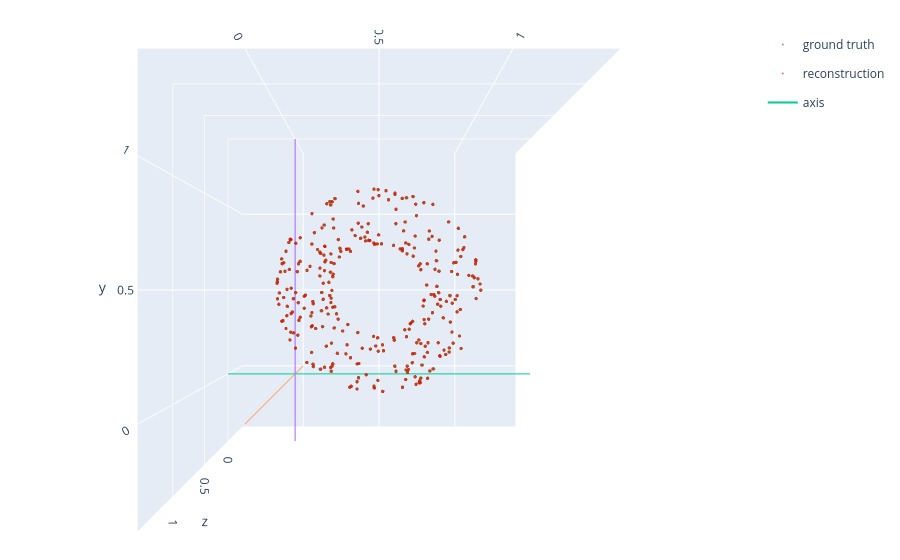

Write notebook code for a chart like this one.
### Markdown cell above
## Step 5 - Reconstruction vs. ground truth

The reconstruction (red) is overlaid on the ground truth (green) after rigid
alignment. The MPSE Chamfer/EMD errors should be far smaller than the baseline's.

### Code cell
plot_point_clouds(
    [result.ground_truth, result.aligned_embedding],
    names=["ground truth", "reconstruction"],
    colors=["green", "red"],
)

### Figure 1 — Plotly figure (JSON) as saved in the notebook; plotly's stock layout.template omitted (floating-point values rounded to 4 significant figures; data arrays with more than 128 entries replaced by an {"elided": "..."} marker saying what was removed)
{"data": [{"marker": {"color": "green", "colorscale": [[0, "#ff0000"], [0.1111, "#ffa700"], [0.2222, "#afff00"], [0.3333, "#08ff00"], [0.4444, "#00ff9f"], [0.5556, "#00b7ff"], [0.6667, "#0010ff"], [0.7778, "#9700ff"], [0.8889, "#ff00bf"], [1, "#ff0000"]], "opacity": 0.6, "size": 2, "symbol": "circle"}, "mode": "markers", "name": "ground truth", "type": "scatter3d", "x": {"elided": "300 float values"}, "y": {"elided": "300 float values"}, "z": {"elided": "300 float values"}}, {"marker": {"color": "red", "colorscale": [[0, "#ff0000"], [0.1111, "#ffa700"], [0.2222, "#afff00"], [0.3333, "#08ff00"], [0.4444, "#00ff9f"], [0.5556, "#00b7ff"], [0.6667, "#0010ff"], [0.7778, "#9700ff"], [0.8889, "#ff00bf"], [1, "#ff0000"]], "opacity": 0.6, "size": 2, "symbol": "circle"}, "mode": "markers", "name": "reconstruction", "type": "scatter3d", "x": {"elided": "300 float values"}, "y": {"elided": "300 float values"}, "z": {"elided": "300 float values"}}, {"legendgroup": "axis", "mode": "lines", "name": "axis", "showlegend": true, "type": "scatter3d", "x": [-0.4002, 1.4], "y": [0, 0], "z": [0, 0]}, {"legendgroup": "axis", "mode": "lines", "name": "axis", "showlegend": false, "type": "scatter3d", "x": [0, 0], "y": [-0.4002, 1.4], "z": [0, 0]}, {"legendgroup": "axis", "mode": "lines", "name": "axis", "showlegend": false, "type": "scatter3d", "x": [0, 0], "y": [0, 0], "z": [-0.4002, 1.4]}], "layout": {"margin": {"b": 10, "l": 10, "r": 10, "t": 30}, "scene": {"aspectmode": "cube", "camera": {"center": {"x": 0, "y": 0, "z": 0}, "eye": {"x": 0, "y": 0, "z": 1.8}, "projection": {"type": "perspective"}, "up": {"x": 0, "y": 1, "z": 0}}, "xaxis": {"range": [-0.4002, 1.4]}, "yaxis": {"range": [-0.4002, 1.4]}, "zaxis": {"range": [-0.4002, 1.4]}}}}
